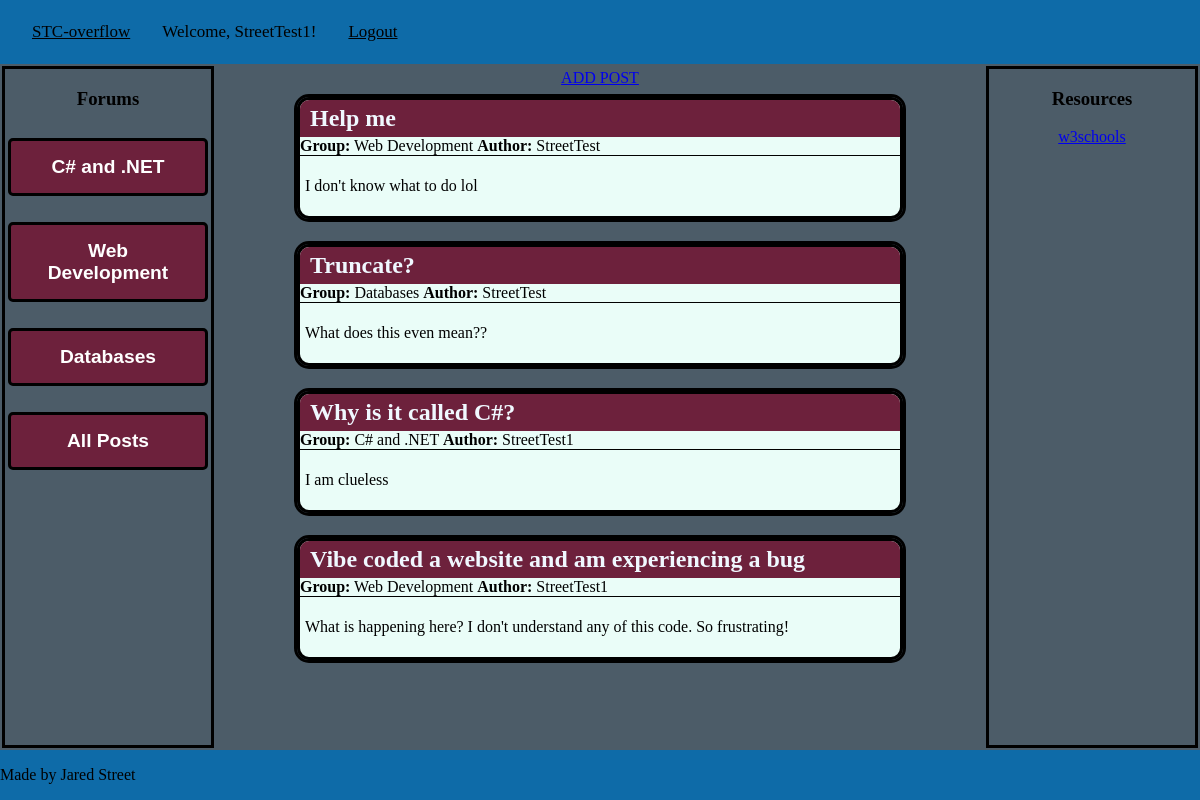
/STC-overflow/index.php (signed in), run on the app's committed database.
### tables this page shows
CREATE TABLE IF NOT EXISTS `posts` (
  `id` int NOT NULL AUTO_INCREMENT,
  `user_id` int NOT NULL,
  `forum_group` varchar(255) NOT NULL,
  `title` varchar(255) NOT NULL,
  `content` text NOT NULL,
  `created_at` timestamp NULL DEFAULT CURRENT_TIMESTAMP,
  PRIMARY KEY (`id`),
  KEY `user_id` (`user_id`)
);

CREATE TABLE IF NOT EXISTS `users` (
  `id` int NOT NULL AUTO_INCREMENT,
  `username` varchar(50) NOT NULL,
  `email` varchar(191) NOT NULL,
  `password` varchar(255) NOT NULL,
  `created_at` timestamp NULL DEFAULT CURRENT_TIMESTAMP,
  `remember_token` varchar(255) DEFAULT NULL,
  PRIMARY KEY (`id`),
  UNIQUE KEY `username` (`username`),
  UNIQUE KEY `email` (`email`)
);

### STC-overflow/controllers/HomeController.php (called while the page is built)
<?php
require_once('model/postDb.php');
require_once('model/db.php');
$postModel = new Post();
$posts = $postModel->getPosts($db);
require 'view/home.php';
?>

### STC-overflow/model/postDb.php (called while the page is built, shortened)
<?php
class Post {
    function getPosts($db) {
        try {
            $stmt = $db->prepare("SELECT posts.id, posts.user_id, users.username, posts.forum_group, posts.title, posts.content
                                FROM posts
                                JOIN users ON posts.user_id = users.id");
            $stmt->execute();
            return $stmt->fetchAll(PDO::FETCH_ASSOC);
        } catch (PDOException $e) {
            error_log("DB error: " . $e->getMessage());
            return false;
        }
    }
}
?>

### STC-overflow/view/home.php (the view, shortened to what this page needs)
<div class="wrapper">
    <div class="forum-container">
        <h3>Forums</h3>
        <form method="GET">
            <button type="submit" name="group" value="C# and .NET">C# and .NET</button>
        </form>
        <form method="GET">
            <button type="submit" name="group" value="Web Development">Web Development</button>
        </form>
        <form method="GET">
            <button type="submit" name="group" value="Databases">Databases</button>
        </form>
        <form method="GET">
            <button type="submit">All Posts</button>
        </form>
    </div>
    <div class="main-content">
        <div class="add-post-btn">
            <a class="add-post-btn" href="?action=add_post">ADD POST</a>
        </div>
        <div class="post-container">
            <?php if (!empty($posts)): ?>
                <?php foreach ($posts as $post): ?>
                    <div class="post-card">
                        <h3 class="post-title">
                        <a href="?action=view_post&id=<?= urlencode($post['id']) ?>">
                            <?= htmlspecialchars($post['title']) ?>
                        </a>
                        </h3>
                        <p class="post-info">
                            <strong>Group:</strong> <?php echo htmlspecialchars($post['forum_group']); ?>
                            <strong>Author:</strong> <?php echo htmlspecialchars($post['username']); ?>
                        </p>
                        <p class="post-content"><?php echo nl2br(htmlspecialchars($post['content'])); ?></p>
                    </div>
                <?php endforeach; ?>
            <?php else: ?>
                <p>No posts yet.</p>
            <?php endif; ?>
        </div>
    </div>
    <div class="resources">
        <h3>Resources</h3>
        <a href="https://www.w3schools.com/">w3schools</a>
    </div>
</div>

### STC-overflow/styles/styles.css (style rules this page uses)
html, body { height: 100%; margin: 0; display: flex; flex-direction: column; }
body { background-color: #4C5C68; }
.add-post-btn { text-align: center; }
.wrapper { flex: 1; display: grid; grid-template-columns: 1fr 3fr 1fr; grid-template-rows: 1fr; grid-column-gap: 5rem; grid-row-gap: 0px; padding: 5px; }
.forum-container { display: flex; flex-direction: column; align-items: center; gap: 10px; outline: 3px solid black; }
.forum-container button { width: 200px; padding: 15px; background-color: #6d213c; color: white; border: 3px solid black; border-radius: 5px; font-size: 1.2em; font-weight: bold; cursor: pointer; text-align: center; transition: all 0.2s ease; }
.post-card { border: 3px solid black; border-radius: 12px; overflow: hidden; background-color: #eafdf8; margin-bottom: 25px; max-width: 600px; margin-inline: auto; margin-top: 10px; }
.post-title { background-color: #6d213c; color: #f0f8ff; padding: 5px 10px; font-size: 1.5em; font-weight: bold; margin: 0; }
.post-title a { text-decoration: none; color: inherit; display: block; }
.post-content { padding: 5px; color: black; font-size: 1em; word-wrap: break-word; overflow-wrap: break-word; }
.post-info { padding: 0; margin: 0; border-bottom: 1px solid black; }
.post-container { grid-area: 1 / 2 / 2 / 3; display: block; }
.resources { grid-area: 1 / 3 / 2 / 4; display: block; outline: 3px solid black; text-align: center; }
.post-card { display: block; outline: 3px solid black; }

### data on the page
posts: title "Help me", forum_group "Web Development", user.username "StreetTest", content "I don't know what to do lol"
posts: title "Truncate?", forum_group "Databases", user.username "StreetTest", content "What does this even mean??"
posts: title "Why is it called C#?", forum_group "C# and .NET", user.username "StreetTest1", content "I am clueless"
posts: title "Vibe coded a website and am experiencing a bug", forum_group "Web Development", user.username "StreetTest1", content "What is happening here? I don't understand any of this code. So frustrating!"

### other printed values
$_SESSION['username'] "StreetTest1"
